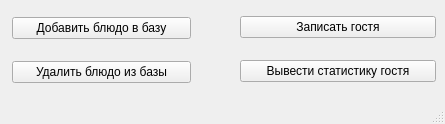
<?xml version="1.0" encoding="UTF-8"?>
<ui version="4.0">
 <class>MainWindow</class>
 <widget class="QMainWindow" name="MainWindow">
  <property name="geometry">
   <rect>
    <x>0</x>
    <y>0</y>
    <width>445</width>
    <height>124</height>
   </rect>
  </property>
  <property name="windowTitle">
   <string>MainWindow</string>
  </property>
  <widget class="QWidget" name="centralwidget">
   <widget class="QWidget" name="layoutWidget">
    <property name="geometry">
     <rect>
      <x>240</x>
      <y>0</y>
      <width>196</width>
      <height>100</height>
     </rect>
    </property>
    <layout class="QVBoxLayout" name="verticalLayout_2">
     <item>
      <widget class="QPushButton" name="pushButton">
       <property name="text">
        <string>Записать гостя</string>
       </property>
      </widget>
     </item>
     <item>
      <widget class="QPushButton" name="pushButton_2">
       <property name="text">
        <string>Вывести статистику гостя</string>
       </property>
      </widget>
     </item>
    </layout>
   </widget>
   <widget class="QWidget" name="layoutWidget">
    <property name="geometry">
     <rect>
      <x>12</x>
      <y>1</y>
      <width>179</width>
      <height>100</height>
     </rect>
    </property>
    <layout class="QVBoxLayout" name="verticalLayout">
     <item>
      <widget class="QPushButton" name="pushButton_3">
       <property name="text">
        <string>Добавить блюдо в базу</string>
       </property>
      </widget>
     </item>
     <item>
      <widget class="QPushButton" name="pushButton_4">
       <property name="text">
        <string>Удалить блюдо из базы</string>
       </property>
      </widget>
     </item>
    </layout>
   </widget>
  </widget>
  <widget class="QMenuBar" name="menubar">
   <property name="geometry">
    <rect>
     <x>0</x>
     <y>0</y>
     <width>445</width>
     <height>22</height>
    </rect>
   </property>
  </widget>
  <widget class="QStatusBar" name="statusbar"/>
 </widget>
 <resources/>
 <connections/>
</ui>
